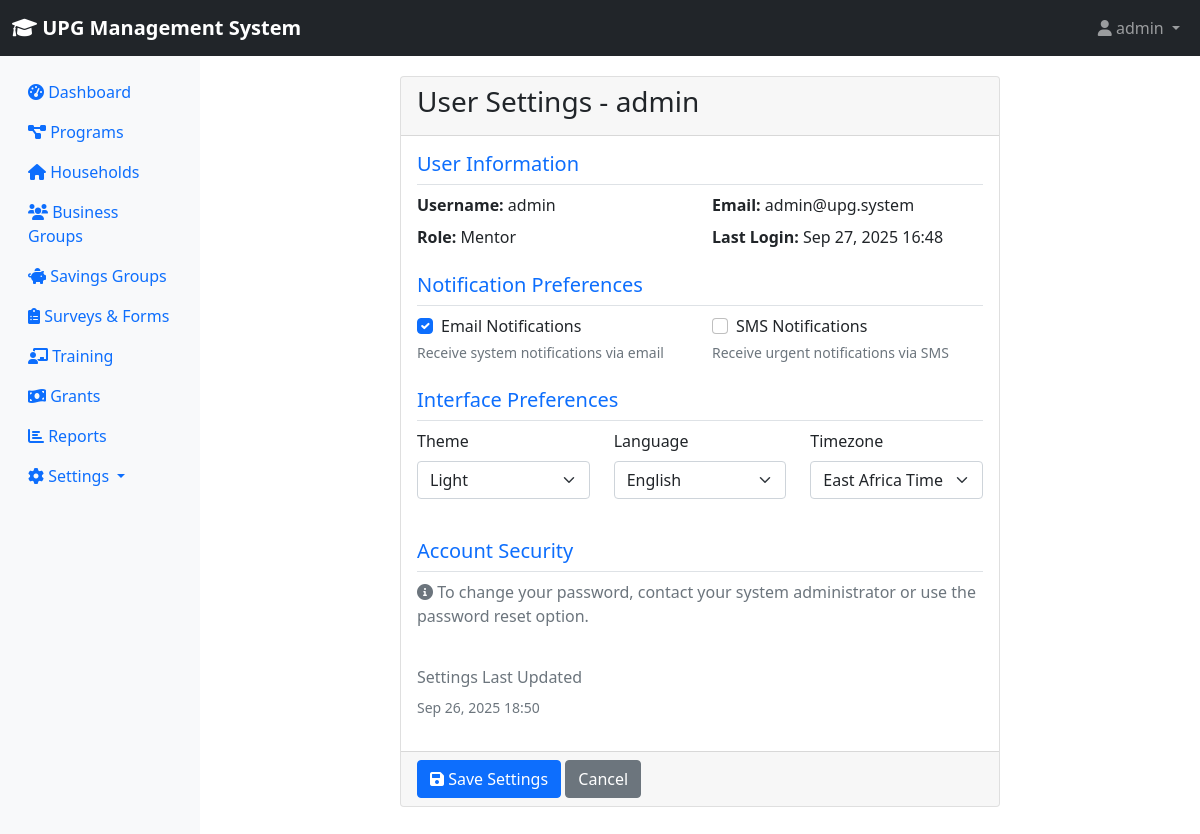
Screenshot of /settings/user-settings/ (signed in) with the database file from the repository.
### accounts/models.py (models this page shows, shortened)
class User(AbstractUser):
    ROLE_CHOICES = [
        ('county_executive', 'County Executive (CECM & Governor)'),
        ('county_assembly', 'County Assembly Member'),
        ('ict_admin', 'ICT Administrator'),
        ('me_staff', 'M&E Staff'),
        ('field_associate', 'Field Associate/Mentor Supervisor'),
        ('mentor', 'Mentor'),
        ('beneficiary', 'Beneficiary'),
    ]
    email = models.EmailField(unique=True)
    role = models.CharField(max_length=20, choices=ROLE_CHOICES, default='mentor')
    phone_number = models.CharField(max_length=15, blank=True)
    office = models.CharField(max_length=100, blank=True)
    country = models.CharField(max_length=50, default='Kenya')
    is_active = models.BooleanField(default=True)
    created_at = models.DateTimeField(auto_now_add=True)
    updated_at = models.DateTimeField(auto_now=True)
    class Meta:
        db_table = 'upg_users'

### settings_module/models.py (models this page shows, shortened)
class UserSettings(models.Model):
    user = models.OneToOneField(User, on_delete=models.CASCADE, related_name='settings')
    email_notifications = models.BooleanField(default=True)
    sms_notifications = models.BooleanField(default=False)
    dashboard_layout = models.JSONField(default=dict, blank=True)
    theme = models.CharField(max_length=20, default='light', choices=[('light', 'Light'), ('dark', 'Dark')])
    language = models.CharField(max_length=10, default='en', choices=[('en', 'English'), ('sw', 'Swahili')])
    timezone = models.CharField(max_length=50, default='Africa/Nairobi')
    two_factor_enabled = models.BooleanField(default=False)
    last_password_change = models.DateTimeField(null=True, blank=True)
    created_at = models.DateTimeField(auto_now_add=True)
    updated_at = models.DateTimeField(auto_now=True)
    class Meta:
        db_table = 'upg_user_settings'

### settings_module/views.py (the view, shortened to what this page needs)
# urls.py: path('user-settings/', views.user_settings, name='user_settings'),
@login_required
def user_settings(request, user_id=None):
    if user_id:
        if not (request.user.is_superuser or request.user.role == 'ict_admin'):
            return HttpResponseForbidden("Permission denied.")
        user = get_object_or_404(User, id=user_id)
    else:
        user = request.user
    settings_obj, created = UserSettings.objects.get_or_create(user=user)
    context = {
        'page_title': f'User Settings - {user.get_full_name() or user.username}',
        'settings_user': user,
        'settings_obj': settings_obj,
        'is_own_settings': user == request.user,
    }
    return render(request, 'settings_module/user_settings.html', context)

### core/context_processors.py (called while the page is built, shortened)
def system_alerts(request):
    if request.user.is_authenticated:
        from settings_module.models import SystemAlert, UserAlertDismissal
        from django.utils import timezone
        active_alerts = SystemAlert.objects.filter(
            is_active=True,
            show_until__gt=timezone.now()
        )
        user_alerts = []
        return {
            'system_alerts': user_alerts,
            'alerts_count': len(user_alerts),
        }
    return {}

### settings_module/templates/settings_module/user_settings.html (shortened to what this page needs)
{% extends 'base.html' %}
{% load crispy_forms_tags %}
{% block content %}
<div class="container-fluid">
    <div class="row">
        <div class="col-md-8 mx-auto">
            <div class="card">
                <div class="card-header">
                    <h3 class="card-title">{{ page_title }}</h3>
                </div>
                <form method="post">
                    <div class="card-body">
                        <div class="mb-4">
                            <h5 class="text-primary border-bottom pb-2">User Information</h5>
                            <div class="row">
                                <div class="col-md-6">
                                    <strong>Username:</strong> {{ settings_user.username }}
                                </div>
                                <div class="col-md-6">
                                    <strong>Email:</strong> {{ settings_user.email }}
                                </div>
                            </div>
                            <div class="row mt-2">
                                <div class="col-md-6">
                                    <strong>Role:</strong> {{ settings_user.get_role_display }}
                                </div>
                                <div class="col-md-6">
                                    <strong>Last Login:</strong>
                                    {% if settings_user.last_login %}
                                    {{ settings_user.last_login|date:"M d, Y H:i" }}
                                    {% else %}
                                    Never
                                    {% endif %}
                                </div>
                            </div>
                        </div>
                        <div class="mb-4">
                            <h5 class="text-primary border-bottom pb-2">Notification Preferences</h5>
                            <div class="row">
                                <div class="col-md-6">
                                    <div class="form-check">
                                        <input class="form-check-input" type="checkbox" name="email_notifications"
                                               id="email_notifications" {% if settings_obj.email_notifications %}checked{% endif %}>
                                        <label class="form-check-label" for="email_notifications">
                                            Email Notifications
                                        </label>
                                    </div>
                                    <small class="text-muted">Receive system notifications via email</small>
                                </div>
                                <div class="col-md-6">
                                    <div class="form-check">
                                        <input class="form-check-input" type="checkbox" name="sms_notifications"
                                               id="sms_notifications" {% if settings_obj.sms_notifications %}checked{% endif %}>
                                        <label class="form-check-label" for="sms_notifications">
                                            SMS Notifications
                                        </label>
                                    </div>
                                    <small class="text-muted">Receive urgent notifications via SMS</small>
                                </div>
                            </div>
                        </div>
                        <div class="mb-4">
                            <h5 class="text-primary border-bottom pb-2">Interface Preferences</h5>
                            <div class="row">
                                <div class="col-md-4">
                                    <div class="mb-3">
                                        <label for="theme" class="form-label">Theme</label>
                                        <select class="form-select" name="theme" id="theme">
                                            <option value="light" {% if settings_obj.theme == 'light' %}selected{% endif %}>Light</option>
                                        </select>
                                    </div>
                                </div>
                                <div class="col-md-4">
                                    <div class="mb-3">
                                        <label for="language" class="form-label">Language</label>
                                        <select class="form-select" name="language" id="language">
                                            <option value="en" {% if settings_obj.language == 'en' %}selected{% endif %}>English</option>
                                        </select>
                                    </div>
                                </div>
                                <div class="col-md-4">
                                    <div class="mb-3">
                                        <label for="timezone" class="form-label">Timezone</label>
                                        <select class="form-select" name="timezone" id="timezone">
                                            <option value="Africa/Nairobi" {% if settings_obj.timezone == 'Africa/Nairobi' %}selected{% endif %}>East Africa Time (EAT)</option>
                                        </select>
                                    </div>
                                </div>
                            </div>
                        </div>
                        {% if is_own_settings %}
                        <div class="mb-4">
                            <h5 class="text-primary border-bottom pb-2">Account Security</h5>
                            <div class="row">
                                <div class="col-md-12">
                                    <p class="text-muted">
                                        <i class="fas fa-info-circle"></i>
                                        To change your password, contact your system administrator or use the password reset option.
                                    </p>
                                </div>
                            </div>
                        </div>
                        {% endif %}
                        <div class="mb-3">
                            <h6 class="text-muted">Settings Last Updated</h6>
                            <small class="text-muted">
                                {% if settings_obj.updated_at %}
                                {{ settings_obj.updated_at|date:"M d, Y H:i" }}
                                {% else %}
                                Never updated
                                {% endif %}
                            </small>
                        </div>
                    </div>
                    <div class="card-footer">
                        <button type="submit" class="btn btn-primary">
                            <i class="fas fa-save"></i> Save Settings
                        </button>
                        {% if is_own_settings %}
                        <a href="{% url 'dashboard:dashboard' %}" class="btn btn-secondary">Cancel</a>
                        {% else %}
                        <a href="{% url 'settings:user_management' %}" class="btn btn-secondary">Cancel</a>
                        {% endif %}
                    </div>
                </form>
            </div>
        </div>
    </div>
</div>
{% endblock %}

### templates/base.html (shortened to what this page needs)
<!DOCTYPE html>
<html lang="en">
<head>
    <link href="https://cdn.jsdelivr.net/npm/bootstrap@5.1.3/dist/css/bootstrap.min.css" rel="stylesheet">
    <link href="https://cdnjs.cloudflare.com/ajax/libs/font-awesome/6.0.0/css/all.min.css" rel="stylesheet">
</head>
<body>
    <nav class="navbar navbar-expand-lg navbar-dark bg-dark">
        <div class="container-fluid">
            <a class="navbar-brand" href="{% url 'dashboard:dashboard' %}">
                <i class="fas fa-graduation-cap"></i> UPG Management System
            </a>
            {% if user.is_authenticated %}
            <div class="navbar-nav ms-auto">
                <div class="nav-item dropdown">
                    <a class="nav-link dropdown-toggle" href="#" role="button" data-bs-toggle="dropdown">
                        <i class="fas fa-user"></i> {{ user.get_full_name|default:user.username }}
                    </a>
                </div>
            </div>
            {% endif %}
        </div>
    </nav>
    <div class="container-fluid">
        <div class="row">
            {% if user.is_authenticated %}
            <nav class="col-md-2 d-none d-md-block sidebar">
                <div class="sidebar-sticky pt-3">
                    <ul class="nav flex-column">
                        <li class="nav-item">
                            <a class="nav-link {% if request.resolver_match.url_name == 'dashboard' %}active{% endif %}"
                               href="{% url 'dashboard:dashboard' %}">
                                <i class="fas fa-tachometer-alt"></i> Dashboard
                            </a>
                        </li>
                        {% if perms.can_view_programs %}
                        <li class="nav-item">
                            <a class="nav-link" href="{% url 'programs:program_list' %}">
                                <i class="fas fa-project-diagram"></i> Programs
                            </a>
                        </li>
                        {% endif %}
                        {% if perms.can_view_households %}
                        <li class="nav-item">
                            <a class="nav-link" href="{% url 'households:household_list' %}">
                                <i class="fas fa-home"></i> Households
                            </a>
                        </li>
                        {% endif %}
                        {% if perms.can_view_business_groups %}
                        <li class="nav-item">
                            <a class="nav-link" href="{% url 'business_groups:group_list' %}">
                                <i class="fas fa-users"></i> Business Groups
                            </a>
                        </li>
                        {% endif %}
                        {% if perms.can_view_savings_groups %}
                        <li class="nav-item">
                            <a class="nav-link" href="{% url 'savings_groups:savings_list' %}">
                                <i class="fas fa-piggy-bank"></i> Savings Groups
                            </a>
                        </li>
                        {% endif %}
                        {% if perms.can_view_surveys %}
                        <li class="nav-item">
                            <a class="nav-link" href="{% url 'surveys:survey_list' %}">
                                <i class="fas fa-clipboard-list"></i> Surveys & Forms
                            </a>
                        </li>
                        {% endif %}
                        {% if perms.can_view_training %}
                        <li class="nav-item">
                            <a class="nav-link" href="{% url 'training:training_list' %}">
                                <i class="fas fa-chalkboard-teacher"></i> Training
                            </a>
                        </li>
                        {% endif %}
                        {% if perms.can_view_grants %}
                        <li class="nav-item">
                            <a class="nav-link" href="{% url 'grants:grants_dashboard' %}">
                                <i class="fas fa-money-bill-wave"></i> Grants
                            </a>
                        </li>
                        {% endif %}
                        {% if perms.can_view_reports %}
                        <li class="nav-item">
                            <a class="nav-link" href="{% url 'reports:report_list' %}">
                                <i class="fas fa-chart-bar"></i> Reports
                            </a>
                        </li>
                        {% endif %}
                        {% if perms.can_view_settings %}
                        <li class="nav-item dropdown">
                            <a class="nav-link dropdown-toggle" href="#" role="button" data-bs-toggle="dropdown">
                                <i class="fas fa-cog"></i> Settings
                            </a>
                        </li>
                        {% endif %}
                    </ul>
                </div>
            </nav>
            {% endif %}
            <main role="main" class="{% if user.is_authenticated %}col-md-10 ml-sm-auto{% else %}col-12{% endif %} content-wrapper">
                {% block content %}{% endblock %}
            </main>
        </div>
    </div>
</body>
</html>

### templates/base.html (style rules this page uses)
.navbar-brand { font-weight: bold; }
.sidebar { min-height: 100vh; background-color: #f8f9fa; }
.content-wrapper { padding: 20px; }

### rows the page displays
User: get_full_name "admin", username "admin", email "admin@upg.system", role "Mentor", last_login "Sep 27, 2025 16:48"
UserSettings: email_notifications "☑", theme "Light", language "English", timezone "East Africa Time (EAT)", updated_at "Sep 26, 2025 18:50"

### other values shown
{{ page_title }} "User Settings - admin"
